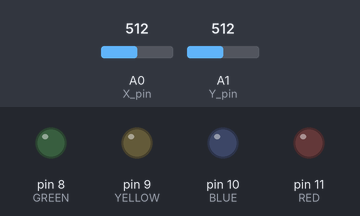
The sketch below on a simulated Arduino Uno, built with avr-gcc and run on an emulated ATmega328P. Parts: output pins drawn as LEDs (lit = HIGH). The test bench sets the inputs (shaded band); at power-on: A0 (X_pin) = 512, A1 (Y_pin) = 512. Random numbers use the default seed unless the sketch sets one.

Above: at 2.1 s.
2.2 s: A0 (X_pin) set to 681
3.7 s: A0 (X_pin) set to 708
At 4.3 s:
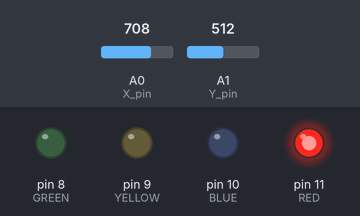
6.7 s: A1 (Y_pin) set to 689
9.7 s: A1 (Y_pin) set to 713
At 12.0 s:
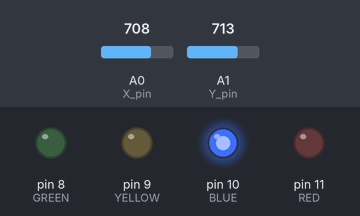
At 13.3 s:
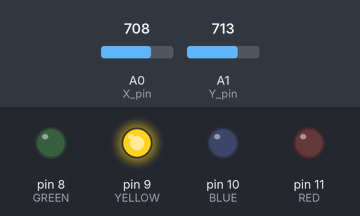
Timing chart, 0 to 16.7 s (numbered marks = the images above; inputs shaded):
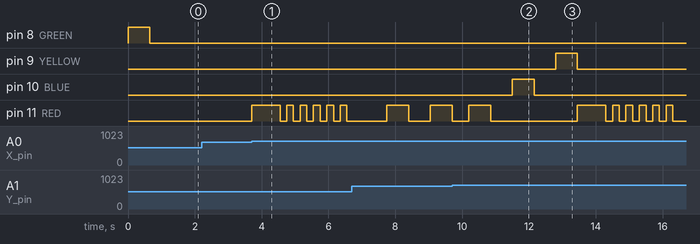

Measured:
- the behaviour switches between 699 and 700 on A0 (X_pin) (found by bisection; images 0 and 1)
- the behaviour switches between 699 and 700 on A1 (Y_pin) (found by bisection; images 1 and 2)
- after the input at 2.2 s, every drawn part: stays the same
- after the input at 3.7 s, pin 11 (RED): LOW → HIGH at once, then repeats every 0.40 s: LOW 0.20 s, HIGH 0.20 s
- after the input at 9.7 s, pin 9 (YELLOW): LOW → HIGH after 3.1 s, → LOW 0.65 s later

The sketch:

Game_old_.ino
```cpp
const int SW_pin = 2;
const int X_pin = A0;
const int Y_pin = A1;

const int GREEN = 8;
const int YELLOW = 9;
const int BLUE = 10;
const int RED = 11;

int delayTime;
bool playerTurn;
int roundCount;
int currentInputIndex;  //Tracks the current index of player inputs

int combos[30]; //Store's Simon's lights
int playerCombos[30]; //Store's the player's inputs

void setup() {
  pinMode(SW_pin, INPUT);
  digitalWrite(SW_pin, HIGH);

  pinMode(GREEN, OUTPUT);
  pinMode(YELLOW, OUTPUT);
  pinMode(BLUE, OUTPUT);
  pinMode(RED, OUTPUT);

  randomSeed(analogRead(5));

  for (int i = 0; i < 30; i++)  //Normalizes both arrays
  {
    combos[i] = -1;
    playerCombos[i] = -1;
  }

  playerTurn == false;
  roundCount = 0;
  delayTime = 650;
}

void loop()
{
  if (playerTurn == false)
  {
    int randNum = random(4);
    combos[roundCount] = randNum;
    for (int i = 0; i <= roundCount; i++)
    {
      shineLight(combos[i]);
    }
    currentInputIndex = 0;
    playerTurn = true;
  }

  if (playerTurn == true)
  {
    while (playerCombos[roundCount] == -1)
    {
      playerChoose();
    }

    for (int i = 0; i <= roundCount; i++)
    {
      if (combos[i] != playerCombos[i])
      {
        for (int i = 0; i < 6; i++)
        {
          digitalWrite(RED, HIGH);
          delay(200);
          digitalWrite(RED, LOW);
          delay(200);

          //Reset Game
          roundCount = -1;
          for (int i = 0; i < 30; i++)
          {
            combos[i] = -1;
            playerCombos[i] = -1;
          }
        }
        delay(500);
      }
    }

    if (combos[29] != -1)
    {
      for (int i = 0; i < 5; i++)
      {
        digitalWrite(BLUE, HIGH);
        digitalWrite(RED, HIGH);
        digitalWrite(GREEN, HIGH);
        digitalWrite(YELLOW, HIGH);
        delay(500);
        digitalWrite(BLUE, LOW);
        digitalWrite(RED, LOW);
        digitalWrite(GREEN, LOW);
        digitalWrite(YELLOW, LOW);
        delay(500);
      }
      //Reset Game
      roundCount = -1;
      for (int i = 0; i < 30; i++)
      {
        combos[i] = -1;
        playerCombos[i] = -1;
      }
      delay(500);
    }

    playerTurn = false;
    delay(500);
    roundCount++;
  }
}

void shineLight(int light)
{
  if (light == 0)
  {
    digitalWrite(GREEN, HIGH);
    delay(delayTime);
    digitalWrite(GREEN, LOW);
    delay(delayTime);
  }

  if (light == 1)
  {
    digitalWrite(YELLOW, HIGH);
    delay(delayTime);
    digitalWrite(YELLOW, LOW);
    delay(delayTime);
  }

  if (light == 2)
  {
    digitalWrite(BLUE, HIGH);
    delay(delayTime);
    digitalWrite(BLUE, LOW);
    delay(delayTime);
  }

  if (light == 3)
  {
    digitalWrite(RED, HIGH);
    delay(delayTime);
    digitalWrite(RED, LOW);
    delay(delayTime);
  }
}

void playerChoose()
{
  //GREEN
  if (analogRead(X_pin) <= 300)
  {
    digitalWrite(GREEN, HIGH);
    delay(delayTime);
    digitalWrite(GREEN, LOW);
    playerCombos[currentInputIndex] = 0;
    currentInputIndex++;
  }

  //YELLOW
  if (analogRead(Y_pin) >= 700)
  {
    digitalWrite(YELLOW, HIGH);
    delay(delayTime);
    digitalWrite(YELLOW, LOW);
    playerCombos[currentInputIndex] = 1;
    currentInputIndex++;
  }

  //BLUE
  if (analogRead(Y_pin) <= 300)
  {
    digitalWrite(BLUE, HIGH);
    delay(delayTime);
    digitalWrite(BLUE, LOW);
    playerCombos[currentInputIndex] = 2;
    currentInputIndex++;
  }
  //RED
  if (analogRead(X_pin) >= 700)
  {
    digitalWrite(RED, HIGH);
    delay(delayTime);
    digitalWrite(RED, LOW);
    playerCombos[currentInputIndex] = 3;
    currentInputIndex++;
  }

  if (analogRead(Y_pin) > 300 && analogRead(Y_pin) < 700 && analogRead(X_pin) > 300 && analogRead(X_pin) < 700)
  {
    digitalWrite(RED, LOW);
    digitalWrite(YELLOW, LOW);
    digitalWrite(GREEN, LOW);
    digitalWrite(BLUE, LOW);
  }
}
```
